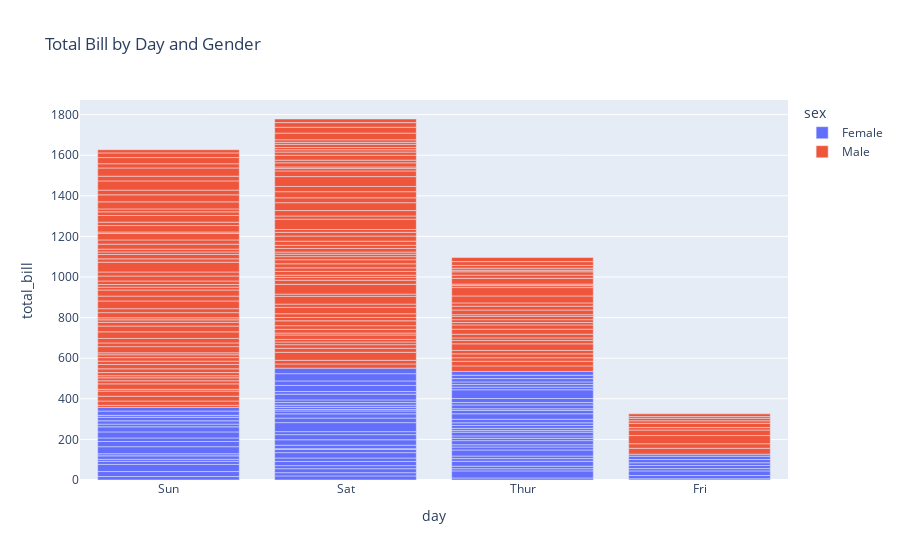

Write notebook code for a chart like this one.
### Code cell
df = px.data.tips()
fig = px.bar(df, x='day', y='total_bill', color='sex', title='Total Bill by Day and Gender')
fig.show()

### Figure 1 — Plotly figure (JSON) as saved in the notebook; plotly's stock layout.template omitted (floating-point values rounded to 4 significant figures; data arrays with more than 128 entries replaced by an {"elided": "..."} marker saying what was removed)
{"data": [{"alignmentgroup": "True", "hovertemplate": "sex=Female<br>day=%{x}<br>total_bill=%{y}<extra></extra>", "legendgroup": "Female", "marker": {"color": "#636efa", "pattern": {"shape": ""}}, "name": "Female", "offsetgroup": "Female", "orientation": "v", "showlegend": true, "textposition": "auto", "type": "bar", "x": ["Sun", "Sun", "Sun", "Sun", "Sun", "Sun", "Sat", "Sat", "Sat", "Sat", "Sat", "Sat", "Sun", "Sun", "Sat", "Sat", "Sat", "Sat", "Sat", "Sat", "Sat", "Thur", "Thur", "Fri", "Fri", "Fri", "Fri", "Fri", "Sat", "Sat", "Sat", "Sat", "Sat", "Sun", "Sun", "Thur", "Thur", "Thur", "Thur", "Thur", "Thur", "Thur", "Thur", "Thur", "Thur", "Thur", "Thur", "Thur", "Thur", "Thur", "Thur", "Thur", "Thur", "Thur", "Thur", "Thur", "Thur", "Sun", "Sun", "Sun", "Sun", "Sun", "Sat", "Sat", "Sun", "Sun", "Sun", "Thur", "Thur", "Thur", "Thur", "Thur", "Thur", "Thur", "Sat", "Sat", "Sat", "Sat", "Sat", "Fri", "Fri", "Fri", "Fri", "Sat", "Sat", "Sat", "Thur"], "xaxis": "x", "y": [16.99, 24.59, 35.26, 14.83, 10.33, 16.97, 20.29, 15.77, 19.65, 15.06, 20.69, 16.93, 10.29, 34.81, 26.41, 16.45, 3.07, 17.07, 26.86, 25.28, 14.73, 10.07, 34.83, 5.75, 16.32, 22.75, 11.35, 15.38, 44.3, 22.42, 20.92, 14.31, 7.25, 25.71, 17.31, 10.65, 12.43, 24.08, 13.42, 12.48, 29.8, 14.52, 11.38, 20.27, 11.17, 12.26, 18.26, 8.51, 10.33, 14.15, 13.16, 17.47, 27.05, 16.43, 8.35, 18.64, 11.87, 29.85, 25, 13.39, 16.21, 17.51, 10.59, 10.63, 9.6, 20.9, 18.15, 19.81, 43.11, 13, 12.74, 13, 16.4, 16.47, 12.76, 13.27, 28.17, 12.9, 30.14, 13.42, 15.98, 16.27, 10.09, 22.12, 35.83, 27.18, 18.78], "yaxis": "y"}, {"alignmentgroup": "True", "hovertemplate": "sex=Male<br>day=%{x}<br>total_bill=%{y}<extra></extra>", "legendgroup": "Male", "marker": {"color": "#EF553B", "pattern": {"shape": ""}}, "name": "Male", "offsetgroup": "Male", "orientation": "v", "showlegend": true, "textposition": "auto", "type": "bar", "x": {"elided": "157 str values"}, "xaxis": "x", "y": {"elided": "157 float values"}, "yaxis": "y"}], "layout": {"barmode": "relative", "legend": {"title": {"text": "sex"}, "tracegroupgap": 0}, "title": {"text": "Total Bill by Day and Gender"}, "xaxis": {"anchor": "y", "domain": [0, 1], "title": {"text": "day"}}, "yaxis": {"anchor": "x", "domain": [0, 1], "title": {"text": "total_bill"}}}}
